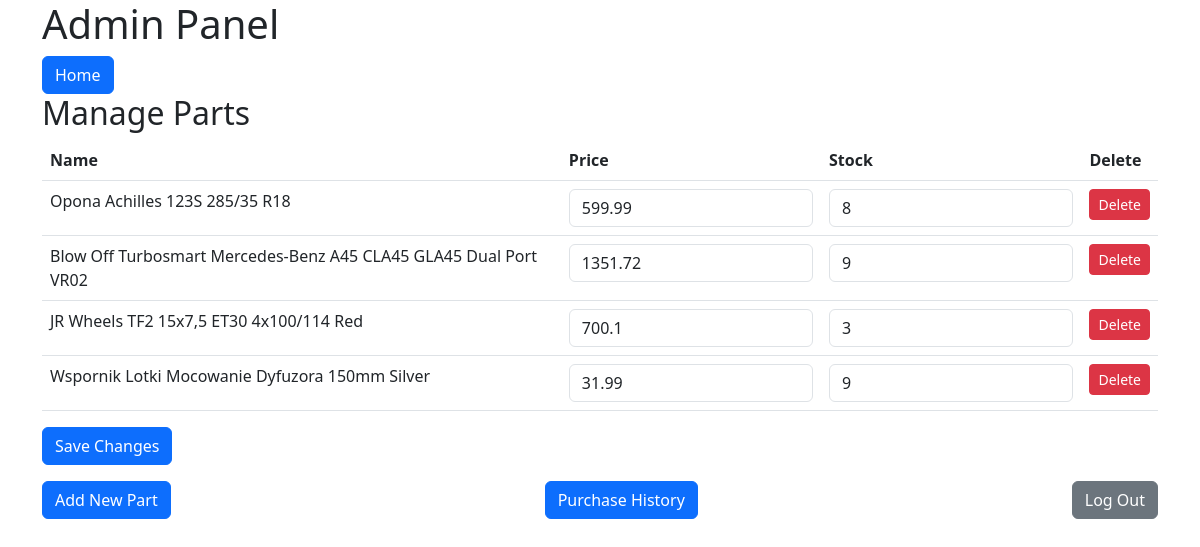
The page /admin (signed in) on the database its author committed.
### main.py (models this page shows, shortened)
class Part(db.Model):
    id = db.Column(db.Integer, primary_key=True)
    name = db.Column(db.String(80), nullable=False)
    price = db.Column(db.Float, nullable=False)
    quantity = db.Column(db.Integer, nullable=False)
    image = db.Column(db.String(120), nullable=False)

### main.py (the view, shortened to what this page needs)
@app.route('/admin', methods=['GET', 'POST'])
def admin():
    if 'username' in session and session['role'] == 'admin':
        parts = Part.query.all()
        return render_template('admin.html', parts=parts)
    return redirect('/')

### templates/admin.html
{% extends "layout.html" %}
{% block body %}
    <h1>Admin Panel</h1>
    <a href="/home" class="btn btn-primary">Home</a>
    <h2>Manage Parts</h2>
    <div>
        <form method="post" action="/admin">
            <table class="table">
                <thead>
                    <tr>
                        <th>Name</th>
                        <th>Price</th>
                        <th>Stock</th>
                        <th>Delete</th>
                    </tr>
                </thead>
                <tbody>
                    {% for part in parts %}
                        <tr>
                            <td>{{ part.name }}</td>
                            <td>
                                <input type="number" class="form-control" name="price_{{ part.id }}" value="{{ part.price }}" step="0.01">
                            </td>
                            <td>
                                <input type="number" class="form-control" name="stock_{{ part.id }}" value="{{ part.quantity }}">
                            </td>
                            <td>
                                <a href="/admin/delete_part/{{ part.id }}" class="btn btn-danger btn-sm">Delete</a>
                            </td>
                        </tr>
                    {% endfor %}
                </tbody>
            </table>
            <button type="submit" class="btn btn-primary">Save Changes</button>
        </form>
    </div>
    <div class="d-flex justify-content-between mt-3">
        <a href="{{ url_for('add_part') }}" class="btn btn-primary">Add New Part</a>
        <a href="{{ url_for('purchase_history') }}" class="btn btn-primary">Purchase History</a>
        <a href="/logout" class="btn btn-secondary">Log Out</a>
    </div>
{% endblock %}

### rows shown on the page
Part: name "Opona Achilles 123S 285/35 R18", price "599.99", quantity "8"
Part: name "Blow Off Turbosmart Mercedes-Benz A45 CLA45 GLA45 Dual Port VR02", price "1351.72", quantity "9"
Part: name "JR Wheels TF2 15x7,5 ET30 4x100/114 Red", price "700.1", id "3"
Part: name "Wspornik Lotki Mocowanie Dyfuzora 150mm Silver", price "31.99", quantity "9"
